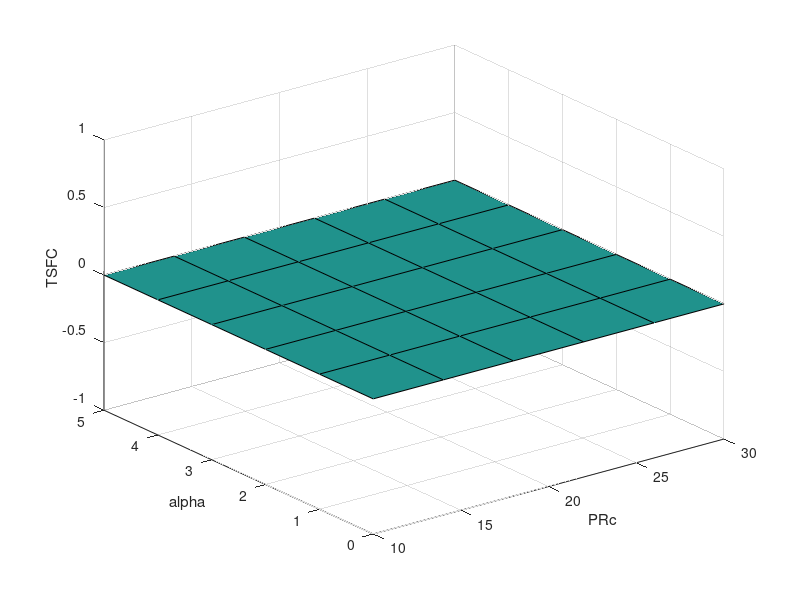
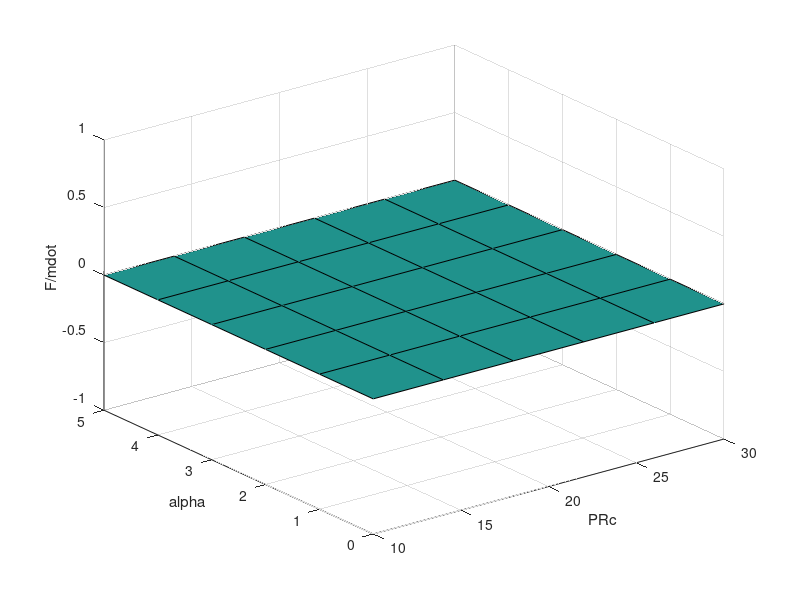

Write MATLAB code to recreate these figures, in order.
alpha = linspace(0,5,6);
PRc = linspace(10,30,6);
Alt = 35000;
M0 = 1.6;
AB = 1;
S_plot = zeros(length(alpha),length(PRc));
F_plot = zeros(length(alpha),length(PRc));

for i=1:length(alpha)
    for j = 1:length(PRc)
        Sfun = @(PRf) OptiS(alpha(i),PRf,PRc(j),Alt,M0,AB);
        %[PRfopt,S] = fminbnd(Sfun,3,4,optimset('TolFun',.1,'MaxIter',10,'display','none'));
        try
        [PRfopt,S] = GoldenSection(1,5,Sfun)
        catch continue
        end
        if isreal(S)==0
            S = 0;
        end
        S_plot(i,j) = S;
        try
        F = OptiF_mdot(alpha(i),PRfopt,PRc(j),Alt,M0,AB);
        catch continue
        end
        if isreal(F)==0
            F = 0;
        end
        F_plot(i,j) = F;
    end
end
        
surf(PRc,alpha,S_plot)
xlabel('PRc')
ylabel('alpha')
zlabel('TSFC')

figure
surf(PRc,alpha,F_plot)
xlabel('PRc')
ylabel('alpha')
zlabel('F/mdot')